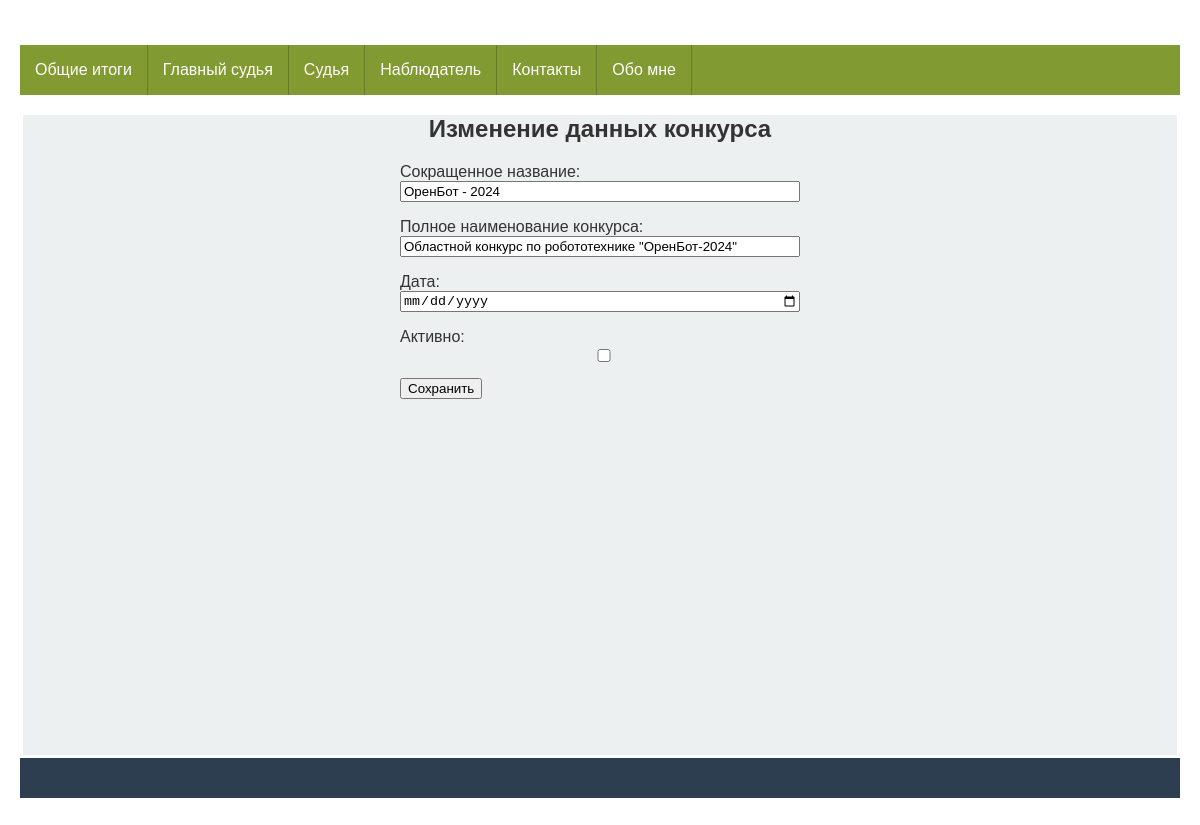
The app's page /competitions/edit/12/ with its own data.
### app_for_competitions/models.py (models this page shows, shortened)
class Competition(models.Model):
    class Meta:
        db_table = 'competitions'
        verbose_name = _('Соревнования')
    name = models.CharField(_('Сокращенное название'), max_length=50)
    fullname = models.CharField(_('Полное наименование конкурса'), max_length=200,
                                default=None)
    date = models.DateField(_('Дата проведения'),
                            help_text="Дата начала")
    active = models.BooleanField(_('Активен'), default=True)

### app_for_competitions/views.py (the view, shortened to what this page needs)
# urls.py: path('edit/<int:pk>/', edit_competition, name='edit_competition'),
def edit_competition(request, pk):
    competition = get_object_or_404(Competition, id=pk)
    if request.method == 'GET':
        context = {'form': CompetitionForm(instance=competition), 'id': pk}
        return render(request, 'app_for_competitions/edit_competition.html', context)

### app_for_competitions/forms.py (shortened to what this page needs)
class CompetitionForm(forms.ModelForm):
    class Meta:
        model = Competition
        fields = ['name', 'fullname']
    date = forms.DateField(label=_("Дата"), initial=datetime.date.today,
                           widget=forms.DateInput(attrs={
                               'class': 'form-control',
                               'type' : 'date'  # теперь календарь
                           }))
    active = forms.BooleanField(label=_("Активно"), required=False, widget=forms.CheckboxInput(
        attrs={'class': 'form-check-input'}))

### app_for_competitions/templates/app_for_competitions/edit_competition.html (shortened to what this page needs)
{% extends 'base.html' %}
{% load static %}
{% block content %}
<h2 class="center">{% if id %} Изменение данных конкурса {% else %} Добавление нового конкурса {% endif %}</h2>
<form method="post" novalidate>
    {{ form.as_p }}
    <input type="submit" value="{% if id %}Сохранить{% else %}Добавить{% endif %}"/>
</form>
{% endblock content %}

### static/css/stylesheet.css (style rules this page uses)
body { margin: 0; }
* { box-sizing: border-box; }
.center { text-align: center; }
* { -moz-box-sizing: border-box; -webkit-box-sizing: border-box; box-sizing: border-box; }
html { color: #333333; font-size: 62.5%; }
body { font: normal 16px Tahoma, Geneva, Helvetica, sans-serif; margin: 0 auto; padding: 0; }
@media only all and (min-width: 760px) { body { padding: 20px; padding: 2rem; } }
form { max-width: 400px; margin: 0 auto; border: 1px solid # }
label, input, textarea, select { display: block; width: 100%; }
input[type='submit'] { display: inline-block; width: auto; }

### records on screen
Competition: name "ОренБот - 2024", fullname "Областной конкурс по робототехнике \"ОренБот-2024\""
